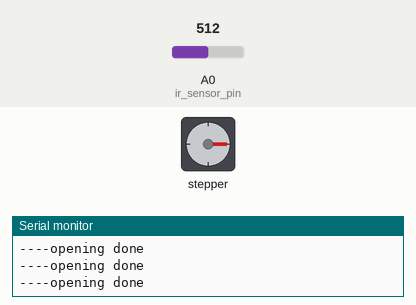
Recording of a sketch running on a simulated Arduino Uno, built with avr-gcc and run on an emulated ATmega328P. Shown: stepper motor, the last lines printed to the serial monitor. Inputs (shaded band) come from the test bench; at power-on: A0 (ir_sensor_pin) = 512. Stepper angles assume 2048 steps per turn.

Above: at 1.8 s.
1.9 s: A0 (ir_sensor_pin) set to 44
4.9 s: A0 (ir_sensor_pin) set to 37
At 5.77 s:
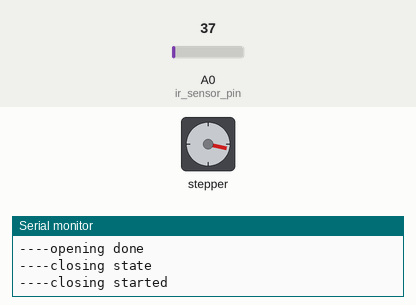
7.9 s: A0 (ir_sensor_pin) set to 122
At 8.13 s:
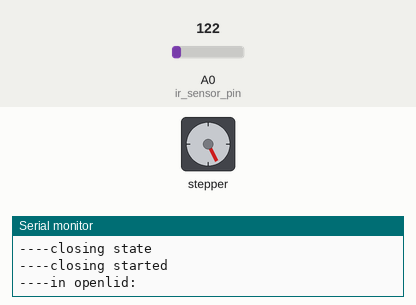
Timing chart, 0 to 25.5 s (numbered marks = the images above; inputs shaded):
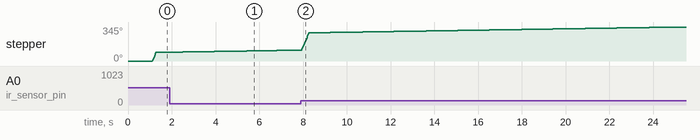

Measured:
- the behaviour switches between 40 and 39 on A0 (ir_sensor_pin) (found by bisection; images 0 and 1)

The sketch:

auto_Lid_AC.ino
```cpp
#include <AccelStepper.h>

const int numOfStepsInmyStepper = 64;
const int default_rpm_for_myStepper = 20000;
const int for_90_degree_steps = 500;

//describes the different states the device can be in
//In idle state, only half the number of emitters will be working. This is done to conserve power.
//In this state the frequency with which the emitters are turned on will be less.
//const int idle_state = 1;

//This state basically means a rise in ir reading which means a target is approaching closer to the device.
//const int approach_state = 2;


//Wait state is the first state of the device. In this state the device emits ir under certain time intervals (in bursts) to determine if it needs to move to the next state
const int wait_state = 1;

//From wait state the device moves to the approach state, where it constantly emits ir to check if a person/animal is on approach
//On getting a high enough reading, the state is changed to the next one
const int approach_state = 2;

//On activation of open state, the lid starts to open & subsequently the ir emitters and sensors are disabled for a minimum period of time.
//this period of time can be a few seconds. After this time period ends, the sensors are turned on and a reading is made to determine if the person / animal is still near the device
//If reading is low, the device starts closing & moves to the closing state
//If reading is high enough, the device stays in open state
const int open_state = 3;

//In closing state the device switches all the sensors on to determine if the person / animal will come back or is still near the device.
// On attaining a high reading, device stops closing and goes back to open state
// Otherwise the device continues closing. On completion of lid closing, state is moved to wait state
const int closing_state = 4;

const int ir_sensor_pin = A0;

//const int ir_emitter_pin = 7;

const int myStepper_pin_1 = 2;
const int myStepper_pin_2 = 3;
const int myStepper_pin_3 = 4;
const int myStepper_pin_4 = 5;

AccelStepper myStepper;

//for testing purposes & can be used in the final product as an indicator
//const int led_pin = 6;

const int wait_state_time_interval = 1000;
const int open_state_time_interval = 5000;

const int average_no_of_times = 5;

const int approach_distance = 200;
const int minimum_no_of_times_to_try_in_approach = 10;

const int minimum_number_for_target_away = 10;

float previousDistance;
float distance;
int numberOfTimesInApproachState;
int currentState;
int hasClosingStarted;
int isLidOpen;
int isTargetMovingAway;

void reset() {
  currentState = wait_state;

  //pinMode(led_pin, OUTPUT);

  myStepper.setMaxSpeed(default_rpm_for_myStepper);
  myStepper.setAcceleration(500);
  currentState = wait_state;

  hasClosingStarted = 0;
  isLidOpen = 0;
  isTargetMovingAway = 0;
}

void setup() {

  Serial.begin(9600);

  myStepper.setMaxSpeed(default_rpm_for_myStepper);
  myStepper.setAcceleration(500);
  myStepper.setCurrentPosition(0);
  currentState = wait_state;

  //pinMode(led_pin, OUTPUT);

  hasClosingStarted = 0;
  isLidOpen = 0;
  isTargetMovingAway = 0;

}

void loop() {

  switch (currentState) {
    case wait_state:  handleWaitState();
      break;
    case approach_state:  handleApproachState();
      break;
    case open_state:  if(isLidOpen == 2){
                        delay(open_state_time_interval);
                        handleOpenState();
                      }else{
                        handleOpenState();
                      }
      break;
    case closing_state:  handleClosingState();
      break;
  }

  myStepper.setSpeed(default_rpm_for_myStepper);
  myStepper.run();

}


void handleWaitState() {
  previousDistance = distance;
  delay(wait_state_time_interval);
  readIRSensor(average_no_of_times);

  if(previousDistance < distance){
    previousDistance = distance;
    currentState = approach_state;
  }
}

void handleApproachState() {
  readIRSensor(average_no_of_times);
  if(distance > approach_distance){
    currentState = open_state;
    numberOfTimesInApproachState = 0;
  }else{
    numberOfTimesInApproachState++;
    if(numberOfTimesInApproachState > minimum_no_of_times_to_try_in_approach){
      numberOfTimesInApproachState = 0;
      currentState = wait_state;
    }
  }
}

void handleOpenState() {
  openLid();

  if(isLidOpen == 2){
    isLidOpen = 3;
    readIRSensor(average_no_of_times);
    if(distance < approach_distance){
      isTargetMovingAway++;
      if(isTargetMovingAway > minimum_number_for_target_away){
        Serial.println("----closing state");
        isTargetMovingAway = 0;
        currentState = closing_state;
      }
    }else{
      isTargetMovingAway = 0;
    }
  }
}

void handleClosingState() {
  if(hasClosingStarted == 0){
    closeLid();
  }else{
    readIRSensor(average_no_of_times);
    if(distance > approach_distance){
      currentState = open_state;
    }
  }
}

void openLid(){
  if(isLidOpen == 0){

    int noOfSteps;
    if(hasClosingStarted > 0){
      noOfSteps = for_90_degree_steps - myStepper.distanceToGo();
    }else{
      noOfSteps = for_90_degree_steps;
    }
    myStepper.moveTo(noOfSteps);
    myStepper.setSpeed(default_rpm_for_myStepper);
    isLidOpen = 1;
    Serial.println("----in openlid:");
  }else{
    if(myStepper.distanceToGo() <= 0){
      isLidOpen = 2;
      Serial.println("----opening done");
    }
  }
}

void closeLid(){
  if(hasClosingStarted <= 0){
    isLidOpen = 0;
    hasClosingStarted = 1;
    myStepper.moveTo(-for_90_degree_steps);
    myStepper.setSpeed(default_rpm_for_myStepper);
    Serial.println("----closing started");
  }
}

void outputToLed(){
  //analogWrite(led_pin, distance);
}

int readIRSensor(int times) {
  distance = 0;
  int obstacleIRReading = 0;

  //digitalWrite(ir_emitter_pin, LOW);

  for (int i = 0; i < times; i++) {
    //digitalWrite(ir_emitter_pin, HIGH);
    obstacleIRReading = analogRead(ir_sensor_pin);
    distance += obstacleIRReading;
    delay(10);
    //digitalWrite(ir_emitter_pin, LOW);
  }
  return distance / times;
}
```
